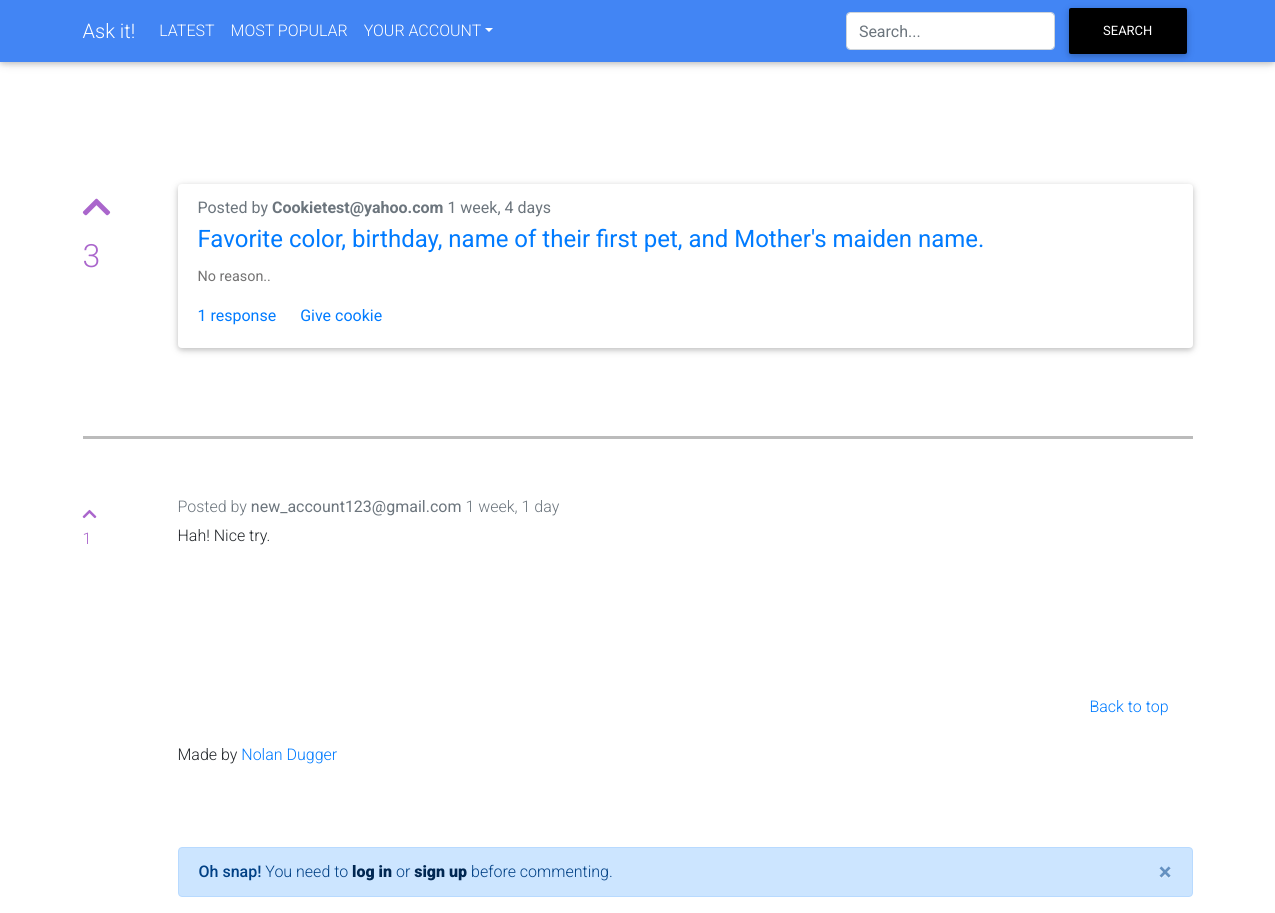
Screenshot of /askit/67/answers with the database file from the repository.
### askit/models.py (models this page shows, shortened)
class Post(models.Model):
    question = models.CharField(max_length=255)
    body = models.TextField()
    author = models.ForeignKey(User, on_delete=models.CASCADE)
    upvote_count = models.IntegerField(blank=True, null=True)
    response_count = models.IntegerField(default=0)
    cookie_count = models.IntegerField(blank=True, null=True)
    created_at = models.DateTimeField(auto_now_add=True)
    updated_at = models.DateTimeField(auto_now=True)

class Response(models.Model):
    author = models.ForeignKey(User, on_delete=models.CASCADE)
    post = models.ForeignKey(Post, on_delete=models.CASCADE)
    body = models.TextField()
    upvote_count = models.IntegerField()
    cookie_count = models.IntegerField(blank=True, null=True)
    created_at = models.DateTimeField(auto_now_add=True, blank=True, null=True)
    updated_at = models.DateTimeField(auto_now=True, blank=True, null=True)

### askit/views.py (the view, shortened to what this page needs)
# urls.py: path('askit/<int:post_id>/answers', views.answers, name='answers'),
def answers(request, post_id):
    user_post = Post.objects.get(id=post_id)
    author = request.user
    if Response.objects.filter(post=user_post).exists():
        user_response = Response.objects.filter(post=user_post).order_by('-created_at')
        context = { 'user_post': user_post, 'user_response': user_response}
        return render(request, 'askit/answers.html', context)
    else:
        context = { 'user_post': user_post, }
        print('yes')
        return render(request, 'askit/answers.html', context)

### askit/templatetags/inclusion.py (called while the page is built)
@register.simple_tag
def number_of_cookies(user):
    if User.objects.filter(username=user).exists():
        if Cookie.objects.filter(author=user).exists():
            cookie_user = Cookie.objects.get(author=user)
            return cookie_user

### askit/templates/askit/answers.html (shortened to what this page needs)
{% extends 'askit_base.html' %}
{% block body %}
{% load inclusion %}
{% if user.is_authenticated %}
{% answers_upvote user user_post %}
{% else %}
{% include "askit/answer_page.html" %}
{% endif %}
<br>
<br>
<br>
<hr class="solid">
{% for response in user_response %}
<div class="bs-docs-section">
    <div class="page-header">
        <div class="row">
            <div class="col-lg-1 text-secondary" style="font-size: 1em;">
                {% if user.is_authenticated %}
                {% response_upvote user response.id as upvote %}
                {% if upvote %}
                <a href="{% url 'askit:response_upvote' post_id=user_post.id response_id=response.id %}?next=/askit/{{ user_post.id }}/answers"><i
                        class="fas fa-chevron-up vote_btn"></i></a>
                {% else %}
                <a href="{% url 'askit:response_upvote' post_id=user_post.id response_id=response.id %}?next=/askit/{{ user_post.id }}/answers"><i
                        class="text-secondary fas fa-chevron-up vote_btn"></i></a>
                {% endif %}
                {% else %}
                <a role="button" data-toggle="modal" data-target="#modalLoginForm"><i
                        class="fas fa-chevron-up vote_btn"></i></a>
                {% endif %}
                <p>{{ response.upvote_count }}</p>
            </div>
            <div class="col-lg-11">
                <h6 class="card-subtitle mb-2 text-muted">Posted by <b>{{ response.author }}</b>
                    {{ response.created_at|timesince }}
                </h6>
                <p>{{ response.body }}</p>
                {% number_of_cookies user as cookies %}
            </div>
        </div>
    </div>
</div>
{% endfor %}
<br>
<br>
<footer id="footer">
    <div class="row">
        <div class="col-lg-12">
            <ul class="list-unstyled">
                <li class="float-lg-right"><a href="#top">Back to top</a></li>
            </ul>
        </div>
        <div class="col-lg-12 offset-lg-1">
            <p>Made by <a href="#">Nolan Dugger</a></p>
        </div>
    </div>
</footer>
{% if user.is_anonymous %}
<div class="page-header">
    <div class="row">
        <div class="col-lg-11 offset-lg-1">
            <div class="alert alert-dismissible alert-primary">
                <button type="button" class="close" data-dismiss="alert">&times;</button>
                <strong>Oh snap!</strong> You need to <a href="#" class="alert-link" role="button" data-toggle="modal"
                    data-target="#modalLoginForm">
                    <b>log in</b></a> or
                <a href="#" class="alert-link" role="button" data-toggle="modal"
                    data-target="#modalRegisterForm"><b>sign
                        up</b></a> before commenting.
            </div>
        </div>
    </div>
</div>
{% endif %}
{% endblock %}

### askit/templates/askit_base.html (shortened to what this page needs)
{% load static %}
{% load inclusion %}
<!DOCTYPE html>
<html lang="en">
<head>
  <link rel="stylesheet" href="https://use.fontawesome.com/releases/v5.8.2/css/all.css">
  <link href="{% static "css/bootstrap.min.css" %}" rel="stylesheet">
  <link href="{% static "css/mdb.min.css" %}" rel="stylesheet">
  <link href="{% static "css/custom.min.css" %}" rel="stylesheet">
</head>
<body>
  <nav class="navbar navbar-expand-lg fixed-top navbar-dark bg-primary">
    <div class="container">
      <a class="navbar-brand" href="/askit">Ask it!</a>
      <div class="collapse navbar-collapse" id="navbarColor01">
        <ul class="navbar-nav mr-auto">
          <li class="nav-item {{latest_post}}">
            <a class="nav-link" href="/askit">LATEST<span class="sr-only">(current)</span></a>
          </li>
          <li class="nav-item {{most_popular}}">
            <a class="nav-link" href="/askit?sort=most_popular">MOST POPULAR</a>
          </li>
          {% if user.is_authenticated %}
          <li class="nav-item dropdown">
            <a class="nav-link dropdown-toggle" data-toggle="dropdown" href="#" id="download">YOUR ACCOUNT<span
                class="caret"></span></a>
            <div class="dropdown-menu" aria-labelledby="download">
              <a class="dropdown-item" href="{% url 'askit:change_password' %}">CHANGE PASSWORD</a>
              <a class="dropdown-item" href="{% url 'askit:askit_logout' %}">LOGOUT</a>
              {% number_of_cookies user as cookies %}
              {% if cookies.cookies >= 1 %}
              <div class="dropdown-divider"></div>
              <a class="dropdown-item">COOKIE JAR: <i class="fas fa-cookie-bite text-warning"></i> x {{ cookies.cookies }} </a>
            </div>
            {% endif %}
          </li>
          {% else %}
          <li class="nav-item dropdown">
            <a class="nav-link dropdown-toggle" data-toggle="dropdown" href="#" role="button" aria-haspopup="true" aria-expanded="false">YOUR ACCOUNT</a>
          </li>
          {% endif %}
        </ul>
        <form class="form-inline my-2 my-lg-0" method="GET" action='/askit'>
          <input class="form-control mr-sm-2" type="text" name="q" placeholder="Search...">
          <button class="btn btn-primary my-2 my-sm-0" type="submit">Search</button>
        </form>
      </div>
    </div>
  </nav>
  <div class="container">
    {% block body %} {% endblock %}
  </div>
</body>
</html>

### askit/templates/askit/answer_page.html (shortened to what this page needs)
<div class="bs-docs-section">
  <div class="page-header">
    <div class="row">
      <div class="col-lg-1 text-secondary" style="font-size: 2em;">
        <a role="button" data-toggle="modal"
        data-target="#modalLoginForm" href="{% url 'askit:askit_login' %}?next=/askit/{{ user_post.id }}/answers"><i class="text-secondary fas fa-chevron-up vote_btn"></i></a>
        <p>{{ user_post.upvote_count }}</p>
      </div>
      <div class="col-lg-11">
        <div class="card">
          <div class="card-body">
            <h6 class="card-subtitle mb-2 text-muted">Posted by <b>{{ user_post.author }}</b> {{ user_post.created_at|timesince }}
            </h6>
            <h4 class="card-title"><a class="title_link"
                href="{% url 'askit:answers' post_id=user_post.id %}">{{ user_post.question|capfirst }}</a></h4>
            <p class="card-text">{{ user_post.body|capfirst }}</p>
            <a href="{% url 'askit:answers' post_id=user_post.id %}" class="card-link">{{ user_post.response_count }} response{{ user_post.response_count|pluralize }}</a>
            <a href="#" class="card-link" onclick="return confirm('Give a cookie?')">Give cookie</a>
          </div>
        </div>
      </div>
    </div>
  </div>
</div>

### rows the page displays
Post: upvote_count "3", author "Cookietest@yahoo.com", created_at "1 week, 4 days", question "Favorite color, birthday, name of their first pet, and Mother's maiden name.", body "No reason..", response_count "1"
Response: upvote_count "1", author "new_account123@gmail.com", created_at "1 week, 1 day", body "Hah! Nice try."
